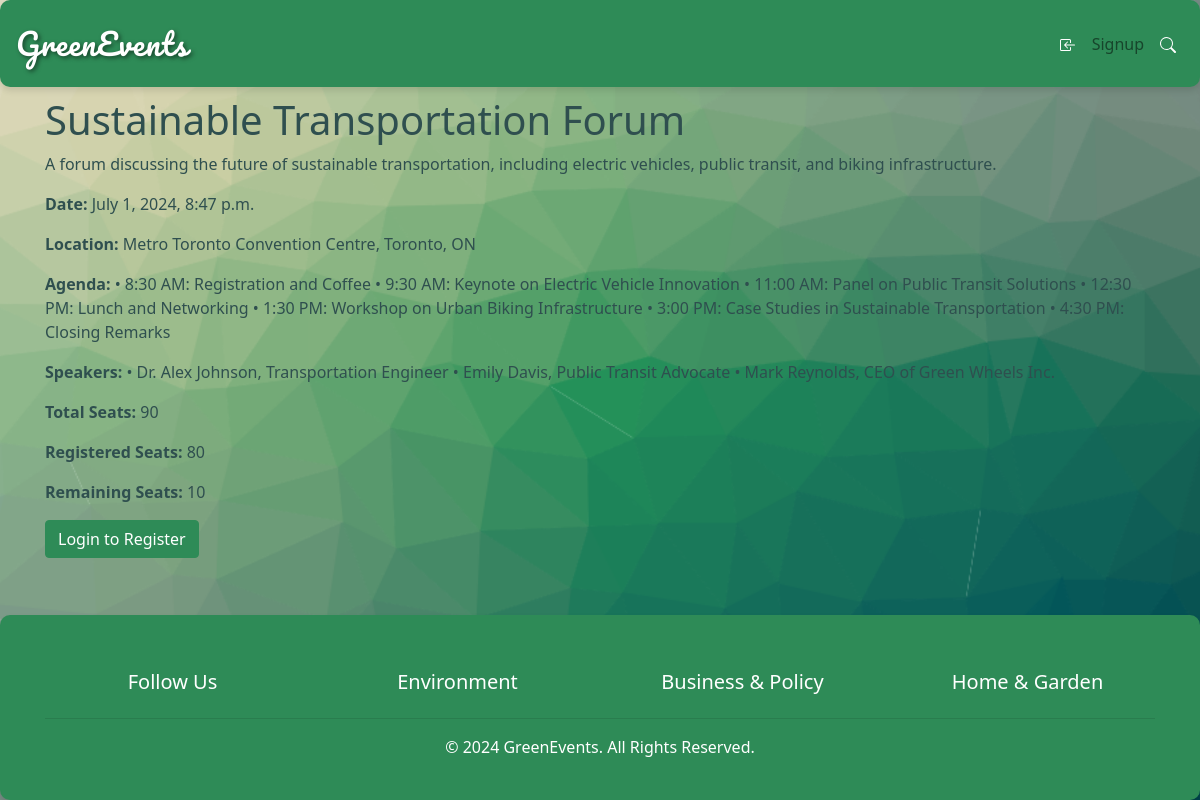
/event/9/, run on an earlier commit of the app's database.
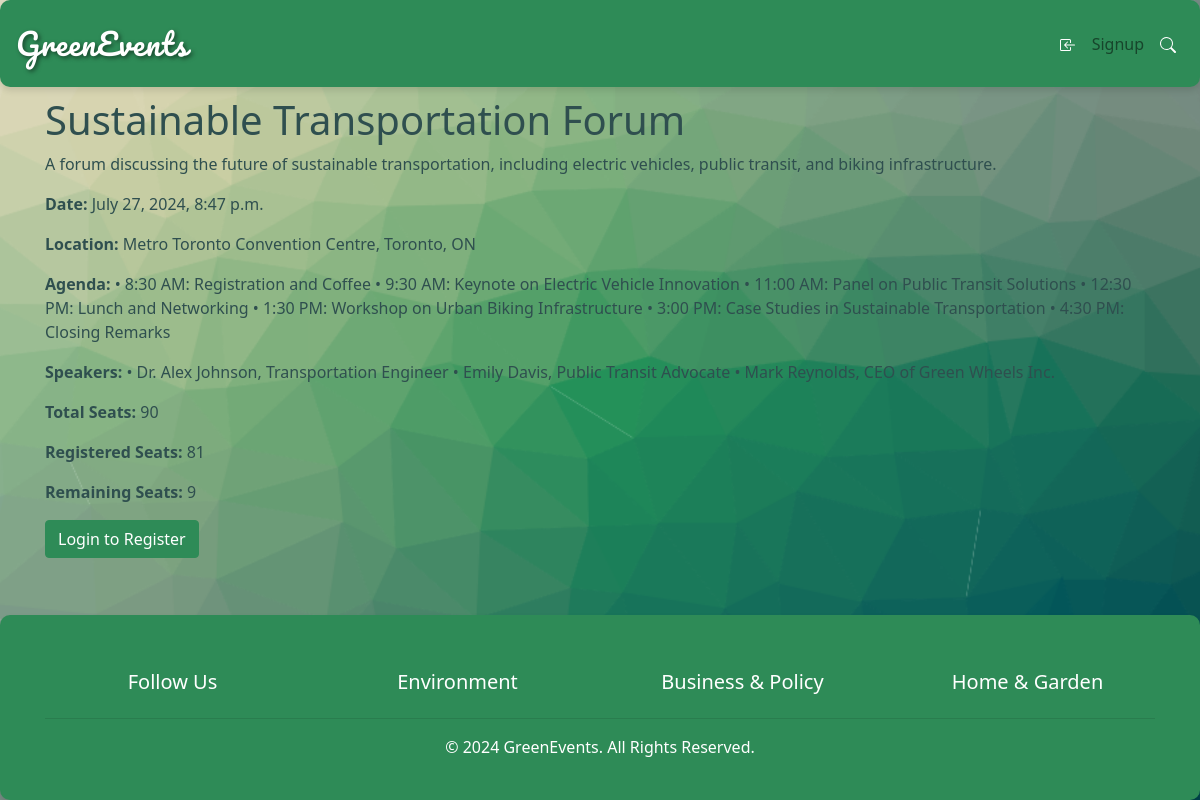
And on a later commit of the database.
### myApp/models.py (models this page shows, shortened)
class Event(models.Model):
    name = models.CharField(max_length=255)
    description = models.TextField()
    eventDate = models.DateTimeField()
    location = models.CharField(max_length=255)
    agenda = models.TextField()
    speakers = models.TextField()
    image = models.ImageField(upload_to='event_images/', blank=True, null=True)
    total_num_of_seats = models.IntegerField()
    registered_seats = models.IntegerField(default=0)
    remaining_seats = models.IntegerField()

### myApp/views.py (the view)
# urls.py: path('event/<int:pk>/', views.EventDetailView.as_view(), name='event_detail'),
class EventDetailView(DetailView):
    model = Event
    template_name = 'event_detail.html'
    context_object_name = 'event'
    def get_object(self, queryset=None):
        obj = super().get_object(queryset=queryset)
        if self.request.user.is_authenticated:
            profile, created = Profile.objects.get_or_create(user=self.request.user)
            profile.past_events.add(obj)
        return obj

### myApp/templates/event_detail.html (shortened to what this page needs)
{% extends 'base.html' %}
{% block content %}
<div class="event-details-page">
    <h1>{{ event.name }}</h1>
    <p>{{ event.description }}</p>
    <p><strong>Date:</strong> {{ event.eventDate }}</p>
    <p><strong>Location:</strong> {{ event.location }}</p>
    <p><strong>Agenda:</strong> {{ event.agenda }}</p>
    <p><strong>Speakers:</strong> {{ event.speakers }}</p>
    <p><strong>Total Seats:</strong> {{ event.total_num_of_seats }}</p>
    <p><strong>Registered Seats:</strong> {{ event.registered_seats }}</p>
    <p><strong>Remaining Seats:</strong> {{ event.remaining_seats }}</p>
    {% if user.is_authenticated %}
    <button id="registerBtn" class="btn btn-success">Register</button>
    {% else %}
    <a href="{% url 'login' %}?next={% url 'event_detail' event.id %}" class="btn btn-primary">Login to Register</a>
    {% endif %}
</div>
{% endblock %}

What changed in the data, as far as the page shows it:
changed Event "Sustainable Transportation Forum": eventDate "July 1, 2024, 8:47 p.m." → "July 27, 2024, 8:47 p.m."; registered_seats "80" → "81"; remaining_seats "10" → "9"
